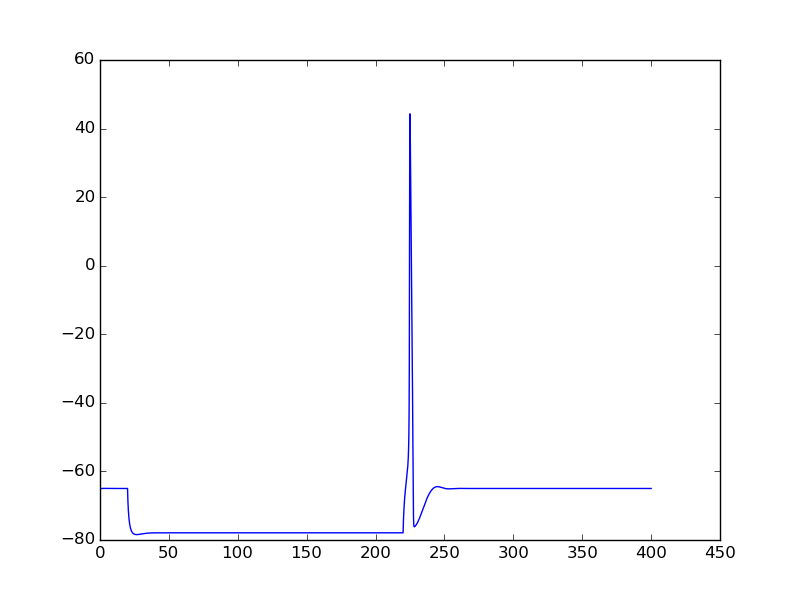

The script that saved this image:

import pylab as plt
import neuron
nrn = neuron.h

soma = nrn.Section('soma')
soma.L = 15.  # um
soma.diam = 15.
soma.nseg = 1

dend = nrn.Section('dend')
dend.L = 1000
dend.diam = 2
dend.nseg = int(dend.L / 10)

dend.connect(soma, 1, 0)

for sec in nrn.allsec():
    sec.Ra = 100  # Ohm cm
    sec.cm = 1  # uF / cm2
    sec.insert('hh')

stim = nrn.IClamp(soma(0.5))
stim.delay = 20
stim.dur = 200  # ms
stim.amp = -0.2  # nA

t = nrn.Vector()
t.record(nrn._ref_t)

v = nrn.Vector()
v.record(soma(0.5)._ref_v)

nrn.finitialize(-65)
neuron.run(400)

plt.plot(t, v)
plt.savefig('ball_n_stick.png')